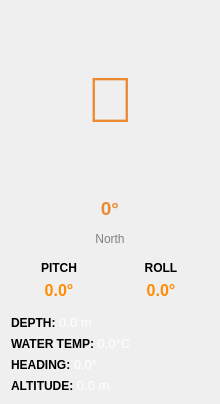
                <widget class="QFrame" name="attitude_frame">
                 <property name="sizePolicy">
                  <sizepolicy hsizetype="Preferred" vsizetype="Expanding">
                   <horstretch>0</horstretch>
                   <verstretch>0</verstretch>
                  </sizepolicy>
                 </property>
                 <property name="minimumSize">
                  <size>
                   <width>220</width>
                   <height>0</height>
                  </size>
                 </property>
                 <property name="maximumSize">
                  <size>
                   <width>300</width>
                   <height>16777215</height>
                  </size>
                 </property>
                 <property name="frameShape">
                  <enum>QFrame::NoFrame</enum>
                 </property>
                 <property name="frameShadow">
                  <enum>QFrame::Plain</enum>
                 </property>
                 <layout class="QVBoxLayout" name="verticalLayout_12">
                  <item>
                   <widget class="QLabel" name="lblCompass">
                    <property name="sizePolicy">
                     <sizepolicy hsizetype="Expanding" vsizetype="Expanding">
                      <horstretch>0</horstretch>
                      <verstretch>1</verstretch>
                     </sizepolicy>
                    </property>
                    <property name="minimumSize">
                     <size>
                      <width>180</width>
                      <height>180</height>
                     </size>
                    </property>
                    <property name="maximumSize">
                     <size>
                      <width>250</width>
                      <height>250</height>
                     </size>
                    </property>
                    <property name="text">
                     <string>&lt;html&gt;&lt;head/&gt;&lt;body&gt;&lt;p align=&quot;center&quot;&gt;&lt;span style=&quot; font-size:48pt; color:#ea8a35;&quot;&gt;🧭&lt;/span&gt;&lt;/p&gt;&lt;/body&gt;&lt;/html&gt;</string>
                    </property>
                    <property name="scaledContents">
                     <bool>false</bool>
                    </property>
                    <property name="alignment">
                     <set>Qt::AlignCenter</set>
                    </property>
                   </widget>
                  </item>
                  <item>
                   <widget class="QLabel" name="lblHeadingDisplay">
                    <property name="text">
                     <string>&lt;html&gt;&lt;head/&gt;&lt;body&gt;&lt;p align=&quot;center&quot;&gt;&lt;span style=&quot; font-size:14pt; font-weight:600; color:#ea8a35;&quot;&gt;0°&lt;/span&gt;&lt;/p&gt;&lt;p align=&quot;center&quot;&gt;&lt;span style=&quot; font-size:9pt; color:#808080;&quot;&gt;North&lt;/span&gt;&lt;/p&gt;&lt;/body&gt;&lt;/html&gt;</string>
                    </property>
                    <property name="alignment">
                     <set>Qt::AlignCenter</set>
                    </property>
                   </widget>
                  </item>
                  <item>
                   <layout class="QHBoxLayout" name="horizontalLayout_5">
                    <item>
                     <widget class="QFrame" name="frame_pitch">
                      <property name="frameShape">
                       <enum>QFrame::NoFrame</enum>
                      </property>
                      <property name="frameShadow">
                       <enum>QFrame::Plain</enum>
                      </property>
                      <layout class="QVBoxLayout" name="verticalLayout_13">
                       <item>
                        <widget class="QLabel" name="lblPitchLabel">
                         <property name="text">
                          <string>&lt;html&gt;&lt;head/&gt;&lt;body&gt;&lt;p align=&quot;center&quot;&gt;&lt;span style=&quot; font-size:9pt; font-weight:600;&quot;&gt;PITCH&lt;/span&gt;&lt;/p&gt;&lt;/body&gt;&lt;/html&gt;</string>
                         </property>
                        </widget>
                       </item>
                       <item>
                        <widget class="QLabel" name="lblPitchValue">
                         <property name="text">
                          <string>&lt;html&gt;&lt;head/&gt;&lt;body&gt;&lt;p align=&quot;center&quot;&gt;&lt;span style=&quot; font-family:'Consolas'; font-size:12pt; font-weight:600; color:#ff8c00;&quot;&gt;0.0°&lt;/span&gt;&lt;/p&gt;&lt;/body&gt;&lt;/html&gt;</string>
                         </property>
                        </widget>
                       </item>
                      </layout>
                     </widget>
                    </item>
                    <item>
                     <widget class="QFrame" name="frame_roll">
                      <property name="frameShape">
                       <enum>QFrame::NoFrame</enum>
                      </property>
                      <property name="frameShadow">
                       <enum>QFrame::Plain</enum>
                      </property>
                      <layout class="QVBoxLayout" name="verticalLayout_14">
                       <item>
                        <widget class="QLabel" name="lblRollLabel">
                         <property name="text">
                          <string>&lt;html&gt;&lt;head/&gt;&lt;body&gt;&lt;p align=&quot;center&quot;&gt;&lt;span style=&quot; font-size:9pt; font-weight:600;&quot;&gt;ROLL&lt;/span&gt;&lt;/p&gt;&lt;/body&gt;&lt;/html&gt;</string>
                         </property>
                        </widget>
                       </item>
                       <item>
                        <widget class="QLabel" name="lblRollValue">
                         <property name="text">
                          <string>&lt;html&gt;&lt;head/&gt;&lt;body&gt;&lt;p align=&quot;center&quot;&gt;&lt;span style=&quot; font-family:'Consolas'; font-size:12pt; font-weight:600; color:#ff8c00;&quot;&gt;0.0°&lt;/span&gt;&lt;/p&gt;&lt;/body&gt;&lt;/html&gt;</string>
                         </property>
                        </widget>
                       </item>
                      </layout>
                     </widget>
                    </item>
                   </layout>
                  </item>
                  <item>
                   <layout class="QVBoxLayout" name="verticalLayout_15">
                    <item>
                     <widget class="QLabel" name="lblDepthLabel">
                      <property name="text">
                       <string>&lt;html&gt;&lt;head/&gt;&lt;body&gt;&lt;p&gt;&lt;span style=&quot; font-size:9pt; font-weight:600;&quot;&gt;DEPTH:&lt;/span&gt;&lt;span style=&quot; font-size:10pt; color:#ffffff;&quot;&gt; 0.0 m&lt;/span&gt;&lt;/p&gt;&lt;/body&gt;&lt;/html&gt;</string>
                      </property>
                     </widget>
                    </item>
                    <item>
                     <widget class="QLabel" name="lblTempLabel">
                      <property name="text">
                       <string>&lt;html&gt;&lt;head/&gt;&lt;body&gt;&lt;p&gt;&lt;span style=&quot; font-size:9pt; font-weight:600;&quot;&gt;WATER TEMP:&lt;/span&gt;&lt;span style=&quot; font-size:10pt; color:#ffffff;&quot;&gt; 0.0°C&lt;/span&gt;&lt;/p&gt;&lt;/body&gt;&lt;/html&gt;</string>
                      </property>
                     </widget>
                    </item>
                    <item>
                     <widget class="QLabel" name="lblHeadingLabel">
                      <property name="text">
                       <string>&lt;html&gt;&lt;head/&gt;&lt;body&gt;&lt;p&gt;&lt;span style=&quot; font-size:9pt; font-weight:600;&quot;&gt;HEADING:&lt;/span&gt;&lt;span style=&quot; font-size:10pt; color:#ffffff;&quot;&gt; 0.0°&lt;/span&gt;&lt;/p&gt;&lt;/body&gt;&lt;/html&gt;</string>
                      </property>
                     </widget>
                    </item>
                    <item>
                     <widget class="QLabel" name="lblAltitudeLabel">
                      <property name="text">
                       <string>&lt;html&gt;&lt;head/&gt;&lt;body&gt;&lt;p&gt;&lt;span style=&quot; font-size:9pt; font-weight:600;&quot;&gt;ALTITUDE:&lt;/span&gt;&lt;span style=&quot; font-size:10pt; color:#ffffff;&quot;&gt; 0.0 m&lt;/span&gt;&lt;/p&gt;&lt;/body&gt;&lt;/html&gt;</string>
                      </property>
                     </widget>
                    </item>
                   </layout>
                  </item>
                 </layout>
                </widget>
